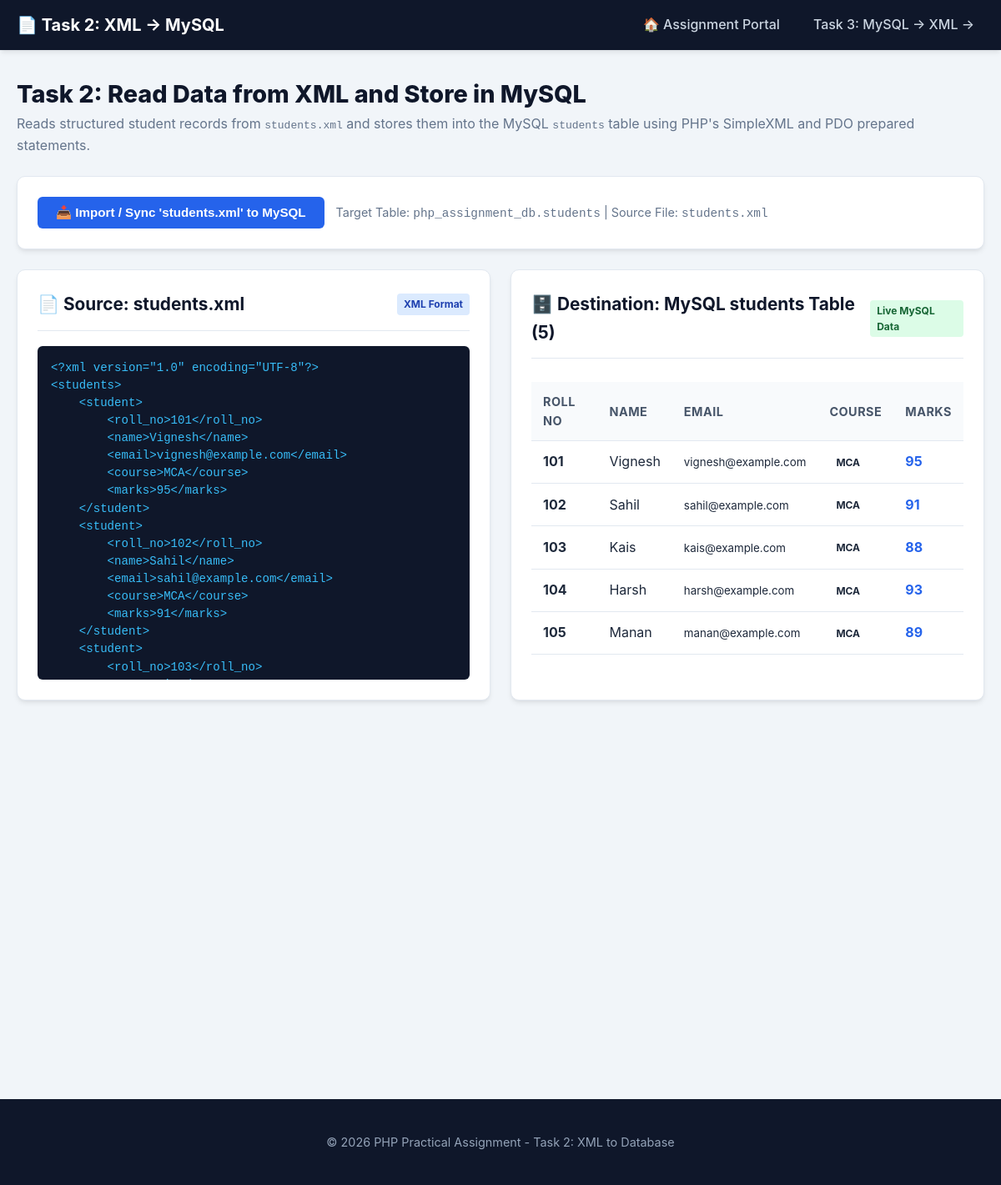
Screenshot of /task2_xml_to_db/index.php with the database file from the repository.
### tables this page shows
CREATE TABLE `students` (
    `id` INT AUTO_INCREMENT PRIMARY KEY,
    `roll_no` VARCHAR(50) NOT NULL UNIQUE,
    `name` VARCHAR(100) NOT NULL,
    `email` VARCHAR(100) NOT NULL,
    `course` VARCHAR(100) NOT NULL,
    `marks` INT NOT NULL,
    `created_at` TIMESTAMP DEFAULT CURRENT_TIMESTAMP
);

### task2_xml_to_db/index.php (the view, shortened to what this page needs)
<?php
$pdo = getDBConnection();
$xmlFilePath = __DIR__ . '/students.xml';
$dbStudents = $pdo->query("SELECT * FROM `students` ORDER BY `roll_no` ASC")->fetchAll();
$xmlRawContent = file_exists($xmlFilePath) ? file_get_contents($xmlFilePath) : '';
?>
<!DOCTYPE html>
<html lang="en">
<head>
    <link rel="stylesheet" href="../assets/css/style.css">
</head>
<body>
<nav class="navbar">
    <div class="container">
        <a class="navbar-brand" href="../index.php">📄 Task 2: XML &rarr; MySQL</a>
        <ul class="navbar-nav">
            <li><a class="nav-link" href="../index.php">🏠 Assignment Portal</a></li>
            <li><a class="nav-link" href="../task3_db_to_xml/index.php">Task 3: MySQL &rarr; XML &rarr;</a></li>
        </ul>
    </div>
</nav>
<div class="container" style="padding-top: 30px;">
    <div style="margin-bottom: 24px;">
        <h1 style="font-size: 1.8rem; font-weight: 800; color: var(--dark);">Task 2: Read Data from XML and Store in MySQL</h1>
        <p style="color: var(--text-muted);">
            Reads structured student records from <code>students.xml</code> and stores them into the MySQL <code>students</code> table using PHP's SimpleXML and PDO prepared statements.
        </p>
    </div>
    <div class="card" style="margin-bottom: 24px;">
        <form method="POST" action="index.php" style="display: flex; gap: 14px; align-items: center; flex-wrap: wrap;">
            <button type="submit" name="import_xml" value="1" class="btn btn-primary" style="padding: 10px 22px;">
                📥 Import / Sync 'students.xml' to MySQL
            </button>
            <span style="color: var(--text-muted); font-size: 0.9rem;">
                Target Table: <code>php_assignment_db.students</code> | Source File: <code>students.xml</code>
            </span>
        </form>
    </div>
    <div style="display: grid; grid-template-columns: 1fr 1fr; gap: 24px;">
        <div class="card">
            <div class="card-header">
                <h3 class="card-title">📄 Source: students.xml</h3>
                <span class="badge badge-primary">XML Format</span>
            </div>
            <pre style="background: #0f172a; color: #38bdf8; padding: 16px; border-radius: 6px; overflow-x: auto; font-size: 0.88rem; line-height: 1.5; max-height: 400px;"><?= htmlspecialchars($xmlRawContent) ?></pre>
        </div>
        <div class="card">
            <div class="card-header">
                <h3 class="card-title">🗄️ Destination: MySQL students Table (<?= count($dbStudents) ?>)</h3>
                <span class="badge badge-success">Live MySQL Data</span>
            </div>
            <div class="table-responsive">
                <table class="table">
                    <thead>
                        <tr>
                            <th>Roll No</th>
                            <th>Name</th>
                            <th>Email</th>
                            <th>Course</th>
                            <th>Marks</th>
                        </tr>
                    </thead>
                    <tbody>
                        <?php if (empty($dbStudents)): ?>
                            <tr><td colspan="5" style="text-align:center; padding: 20px;">Table is currently empty. Click "Import" above.</td></tr>
                        <?php else: ?>
                            <?php foreach ($dbStudents as $s): ?>
                                <tr>
                                    <td><strong><?= htmlspecialchars($s['roll_no']) ?></strong></td>
                                    <td><?= htmlspecialchars($s['name']) ?></td>
                                    <td><small><?= htmlspecialchars($s['email']) ?></small></td>
                                    <td><span class="badge badge-secondary"><?= htmlspecialchars($s['course']) ?></span></td>
                                    <td><strong style="color: var(--primary);"><?= $s['marks'] ?></strong></td>
                                </tr>
                            <?php endforeach; ?>
                        <?php endif; ?>
                    </tbody>
                </table>
            </div>
        </div>
    </div>
</div>
<footer>
    <div class="container">
        <p>&copy; <?= date('Y') ?> PHP Practical Assignment - Task 2: XML to Database</p>
    </div>
</footer>
</body>
</html>

### assets/css/style.css (style rules this page uses)
:root { --primary: #2563eb; --primary-hover: #1d4ed8; --secondary: #64748b; --success: #16a34a; --danger: #dc2626; --warning: #d97706; --dark: #0f172a; --light: #f8fafc; --card-bg: #ffffff; --border: #e2e8f0; --text: #1e293b; --text-muted: #64748b; --shadow: 0 4px 6px -1px rgba(0, 0, 0, 0.08), 0 2px 4px -2px rgba(0, 0, 0, 0.05); --shadow-lg: 0 10px 15px -3px rgba(0, 0, 0, 0.1), 0 4px 6px -4px rgba(0, 0, 0, 0.08); --radius: 10px; }
* { box-sizing: border-box; margin: 0; padding: 0; }
body { font-family: -apple-system, BlinkMacSystemFont, "Segoe UI", Roboto, "Helvetica Neue", Arial, sans-serif; background-color: #f1f5f9; color: var(--text); line-height: 1.6; min-height: 100vh; display: flex; flex-direction: column; }
a { color: var(--primary); text-decoration: none; transition: color 0.2s; }
.container { width: 100%; max-width: 1200px; margin: 0 auto; padding: 20px; }
.navbar { background: var(--dark); color: #fff; padding: 14px 0; box-shadow: var(--shadow); }
.navbar .container { display: flex; justify-content: space-between; align-items: center; padding: 0 20px; }
.navbar-brand { font-size: 1.25rem; font-weight: 700; color: #fff; display: flex; align-items: center; gap: 8px; }
.navbar-nav { display: flex; list-style: none; gap: 16px; align-items: center; }
.nav-link { color: #cbd5e1; font-weight: 500; padding: 6px 12px; border-radius: 6px; transition: all 0.2s; }
.card { background: var(--card-bg); border-radius: var(--radius); padding: 24px; box-shadow: var(--shadow); border: 1px solid var(--border); margin-bottom: 24px; }
.card-header { display: flex; justify-content: space-between; align-items: center; border-bottom: 1px solid var(--border); padding-bottom: 14px; margin-bottom: 18px; }
.card-title { font-size: 1.3rem; font-weight: 700; color: var(--dark); }
.btn { display: inline-flex; align-items: center; justify-content: center; gap: 6px; padding: 8px 16px; border-radius: 6px; font-size: 0.95rem; font-weight: 600; cursor: pointer; border: none; transition: all 0.2s; text-decoration: none; }
.btn-primary { background: var(--primary); color: #fff; }
.table-responsive { overflow-x: auto; }
.table { width: 100%; border-collapse: collapse; margin-top: 10px; }
.table th, .table td { padding: 12px 14px; text-align: left; border-bottom: 1px solid var(--border); }
.table th { background: #f8fafc; font-weight: 700; color: #475569; font-size: 0.9rem; text-transform: uppercase; letter-spacing: 0.5px; }
.badge { display: inline-block; padding: 3px 8px; font-size: 0.75rem; font-weight: 700; border-radius: 4px; }
.badge-primary { background: #dbeafe; color: #1e40af; }
.badge-success { background: #dcfce7; color: #166534; }
footer { margin-top: auto; background: #0f172a; color: #94a3b8; text-align: center; padding: 20px 0; font-size: 0.9rem; }

### rows the page displays
students: roll_no "101", name "Vignesh", email "vignesh@example.com", course "MCA", marks "95"
students: roll_no "102", name "Sahil", email "sahil@example.com", course "MCA", marks "91"
students: roll_no "103", name "Kais", email "kais@example.com", course "MCA", marks "88"
students: roll_no "104", name "Harsh", email "harsh@example.com", course "MCA", marks "93"
students: roll_no "105", name "Manan", email "manan@example.com", course "MCA", marks "89"

### other values shown
count($dbStudents) "5"
